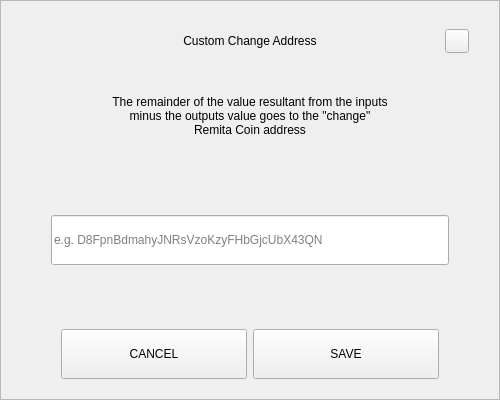
<?xml version="1.0" encoding="UTF-8"?>
<ui version="4.0">
 <class>SendChangeAddressDialog</class>
 <widget class="QDialog" name="SendChangeAddressDialog">
  <property name="geometry">
   <rect>
    <x>0</x>
    <y>0</y>
    <width>500</width>
    <height>400</height>
   </rect>
  </property>
  <property name="windowTitle">
   <string>Dialog</string>
  </property>
  <layout class="QVBoxLayout" name="verticalLayout">
   <property name="spacing">
    <number>0</number>
   </property>
   <property name="leftMargin">
    <number>0</number>
   </property>
   <property name="topMargin">
    <number>0</number>
   </property>
   <property name="rightMargin">
    <number>0</number>
   </property>
   <property name="bottomMargin">
    <number>0</number>
   </property>
   <item>
    <widget class="QFrame" name="frame">
     <property name="styleSheet">
      <string notr="true"/>
     </property>
     <property name="frameShape">
      <enum>QFrame::StyledPanel</enum>
     </property>
     <property name="frameShadow">
      <enum>QFrame::Raised</enum>
     </property>
     <layout class="QVBoxLayout" name="verticalLayout_2" stretch="0,0,0,0,0,0,0">
      <property name="spacing">
       <number>0</number>
      </property>
      <property name="leftMargin">
       <number>30</number>
      </property>
      <property name="topMargin">
       <number>20</number>
      </property>
      <property name="rightMargin">
       <number>30</number>
      </property>
      <property name="bottomMargin">
       <number>20</number>
      </property>
      <item>
       <layout class="QHBoxLayout" name="horizontalLayout_3">
        <property name="spacing">
         <number>0</number>
        </property>
        <item>
         <spacer name="horizontalSpacer_2">
          <property name="orientation">
           <enum>Qt::Horizontal</enum>
          </property>
          <property name="sizeHint" stdset="0">
           <size>
            <width>40</width>
            <height>20</height>
           </size>
          </property>
         </spacer>
        </item>
        <item>
         <widget class="QLabel" name="labelTitle">
          <property name="minimumSize">
           <size>
            <width>0</width>
            <height>40</height>
           </size>
          </property>
          <property name="maximumSize">
           <size>
            <width>16777215</width>
            <height>40</height>
           </size>
          </property>
          <property name="styleSheet">
           <string notr="true">padding-left:24px;</string>
          </property>
          <property name="text">
           <string>Custom Change Address</string>
          </property>
          <property name="alignment">
           <set>Qt::AlignCenter</set>
          </property>
          <property name="margin">
           <number>7</number>
          </property>
         </widget>
        </item>
        <item>
         <spacer name="horizontalSpacer">
          <property name="orientation">
           <enum>Qt::Horizontal</enum>
          </property>
          <property name="sizeHint" stdset="0">
           <size>
            <width>40</width>
            <height>20</height>
           </size>
          </property>
         </spacer>
        </item>
        <item>
         <widget class="QPushButton" name="btnEsc">
          <property name="minimumSize">
           <size>
            <width>24</width>
            <height>24</height>
           </size>
          </property>
          <property name="maximumSize">
           <size>
            <width>24</width>
            <height>24</height>
           </size>
          </property>
          <property name="focusPolicy">
           <enum>Qt::NoFocus</enum>
          </property>
          <property name="text">
           <string/>
          </property>
         </widget>
        </item>
       </layout>
      </item>
      <item>
       <spacer name="verticalSpacer_2">
        <property name="orientation">
         <enum>Qt::Vertical</enum>
        </property>
        <property name="sizeType">
         <enum>QSizePolicy::Fixed</enum>
        </property>
        <property name="sizeHint" stdset="0">
         <size>
          <width>20</width>
          <height>20</height>
         </size>
        </property>
       </spacer>
      </item>
      <item alignment="Qt::AlignHCenter">
       <widget class="QLabel" name="labelMessage">
        <property name="minimumSize">
         <size>
          <width>0</width>
          <height>70</height>
         </size>
        </property>
        <property name="text">
         <string>The remainder of the value resultant from the inputs minus the outputs value goes to the &quot;change&quot; Remita Coin address</string>
        </property>
        <property name="alignment">
         <set>Qt::AlignCenter</set>
        </property>
        <property name="wordWrap">
         <bool>true</bool>
        </property>
       </widget>
      </item>
      <item>
       <spacer name="verticalSpacer_3">
        <property name="orientation">
         <enum>Qt::Vertical</enum>
        </property>
        <property name="sizeHint" stdset="0">
         <size>
          <width>20</width>
          <height>40</height>
         </size>
        </property>
       </spacer>
      </item>
      <item>
       <layout class="QHBoxLayout" name="horizontalLayout_2">
        <property name="spacing">
         <number>0</number>
        </property>
        <property name="leftMargin">
         <number>20</number>
        </property>
        <property name="rightMargin">
         <number>20</number>
        </property>
        <item>
         <widget class="QLineEdit" name="lineEditAddress">
          <property name="minimumSize">
           <size>
            <width>0</width>
            <height>50</height>
           </size>
          </property>
          <property name="placeholderText">
           <string notr="true">e.g. D8FpnBdmahyJNRsVzoKzyFHbGjcUbX43QN</string>
          </property>
         </widget>
        </item>
       </layout>
      </item>
      <item>
       <spacer name="verticalSpacer">
        <property name="orientation">
         <enum>Qt::Vertical</enum>
        </property>
        <property name="sizeHint" stdset="0">
         <size>
          <width>20</width>
          <height>40</height>
         </size>
        </property>
       </spacer>
      </item>
      <item>
       <layout class="QHBoxLayout" name="horizontalLayout" stretch="2,2">
        <property name="spacing">
         <number>6</number>
        </property>
        <property name="leftMargin">
         <number>30</number>
        </property>
        <property name="rightMargin">
         <number>30</number>
        </property>
        <item>
         <widget class="QPushButton" name="btnCancel">
          <property name="minimumSize">
           <size>
            <width>180</width>
            <height>50</height>
           </size>
          </property>
          <property name="focusPolicy">
           <enum>Qt::NoFocus</enum>
          </property>
          <property name="text">
           <string>CANCEL</string>
          </property>
         </widget>
        </item>
        <item>
         <widget class="QPushButton" name="btnSave">
          <property name="minimumSize">
           <size>
            <width>180</width>
            <height>50</height>
           </size>
          </property>
          <property name="focusPolicy">
           <enum>Qt::NoFocus</enum>
          </property>
          <property name="text">
           <string>SAVE</string>
          </property>
         </widget>
        </item>
       </layout>
      </item>
     </layout>
    </widget>
   </item>
  </layout>
 </widget>
 <resources/>
 <connections/>
</ui>
